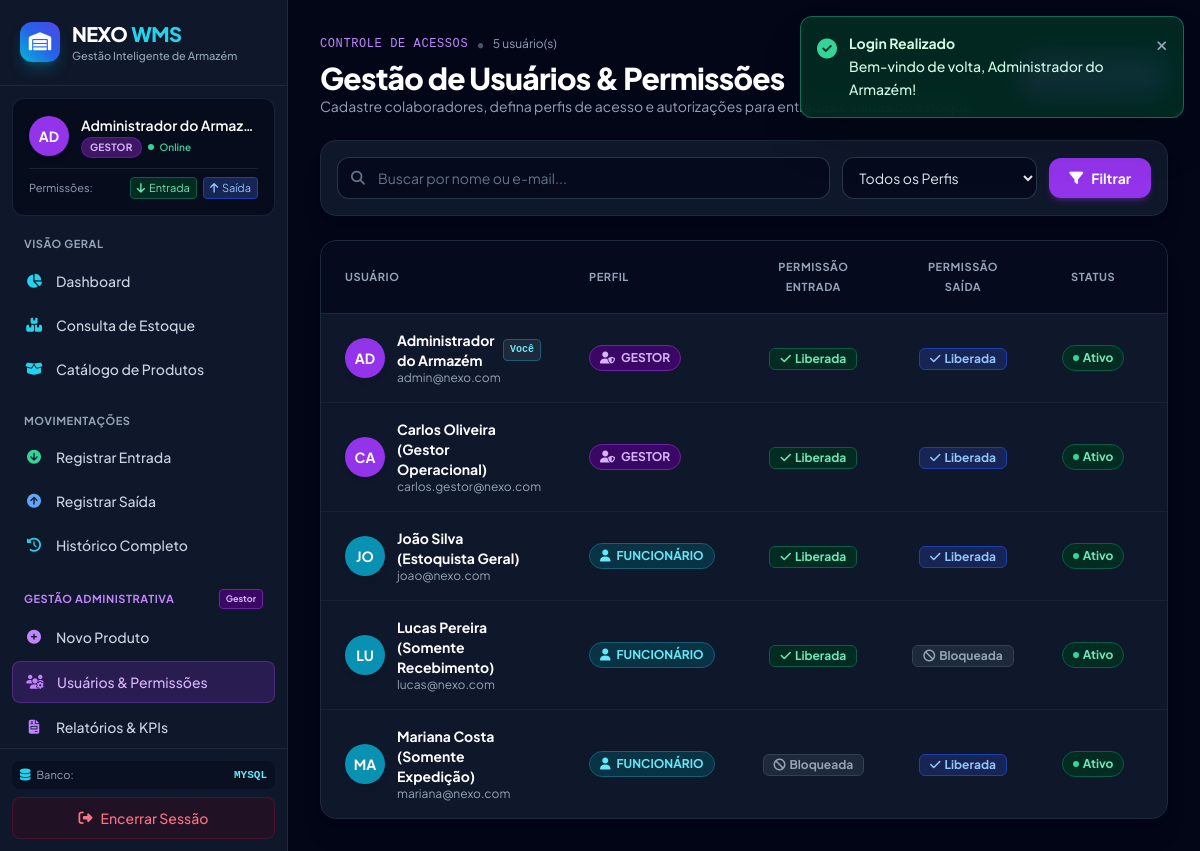
/usuarios.php (signed in), run on the app's committed database.
### tables this page shows
CREATE TABLE IF NOT EXISTS `usuarios` (
  `id` INT AUTO_INCREMENT PRIMARY KEY,
  `nome` VARCHAR(100) NOT NULL,
  `email` VARCHAR(150) NOT NULL UNIQUE,
  `senha` VARCHAR(255) NOT NULL,
  `perfil` ENUM('gestor', 'funcionario') NOT NULL DEFAULT 'funcionario',
  `pode_entrada` TINYINT(1) NOT NULL DEFAULT 1,
  `pode_saida` TINYINT(1) NOT NULL DEFAULT 1,
  `status` ENUM('ativo', 'inativo') NOT NULL DEFAULT 'ativo',
  `created_at` TIMESTAMP DEFAULT CURRENT_TIMESTAMP,
  `updated_at` TIMESTAMP DEFAULT CURRENT_TIMESTAMP ON UPDATE CURRENT_TIMESTAMP
);

### usuarios.php (the view, shortened to what the rows shown need)
<?php
require_once __DIR__ . '/bd.php';
require_once __DIR__ . '/includes/auth.php';
$sql = "SELECT * FROM usuarios WHERE 1=1";
$params = [];
$sql .= " ORDER BY perfil ASC, nome ASC";
try {
    $stmt = $pdo->prepare($sql);
    $stmt->execute($params);
    $usuarios = $stmt->fetchAll();
} catch (PDOException $e) {
    setToast('error', 'Erro ao carregar lista de usuários.');
    $usuarios = [];
}
$currentUser = currentUser();
require_once __DIR__ . '/includes/header.php';
require_once __DIR__ . '/includes/sidebar.php';
?>
<main class="flex-1 overflow-y-auto bg-slate-950 p-4 sm:p-6 lg:p-8">
    <div class="flex flex-col sm:flex-row sm:items-center justify-between gap-4 mb-6">
        <div>
            <h1 class="text-2xl sm:text-3xl font-extrabold text-white tracking-tight mt-1">
                Gestão de Usuários & Permissões
            </h1>
        </div>
    </div>
    <div class="hidden md:block bg-slate-900 border border-slate-800 rounded-2xl shadow-xl overflow-hidden">
        <div class="overflow-x-auto">
            <table class="min-w-full divide-y divide-slate-800 text-left text-sm">
                <thead class="bg-slate-950/70 text-slate-400 font-bold uppercase tracking-wider text-[11px]">
                    <tr>
                        <th scope="col" class="py-4 px-6">Usuário</th>
                        <th scope="col" class="py-4 px-6">Perfil</th>
                        <th scope="col" class="py-4 px-6 text-center">Permissão Entrada</th>
                        <th scope="col" class="py-4 px-6 text-center">Permissão Saída</th>
                        <th scope="col" class="py-4 px-6 text-center">Status</th>
                        <th scope="col" class="py-4 px-6 text-right">Ações</th>
                    </tr>
                </thead>
                <tbody class="divide-y divide-slate-800/60">
                    <?php foreach ($usuarios as $u): ?>
                        <?php
                            $isSelf = $currentUser['id'] == $u['id'];
                            $isGest = $u['perfil'] === 'gestor';
                            $isAtivo = $u['status'] === 'ativo';
                        ?>
                        <tr class="hover:bg-slate-800/40 transition-colors">
                            <td class="py-4 px-6">
                                <div class="flex items-center gap-3">
                                    <div class="w-10 h-10 rounded-full <?= $isGest ? 'bg-purple-600' : 'bg-cyan-600' ?> flex items-center justify-center text-white font-bold text-sm shadow-md flex-shrink-0">
                                        <?= strtoupper(substr($u['nome'], 0, 2)) ?>
                                    </div>
                                    <div class="min-w-0">
                                        <div class="font-bold text-white flex items-center gap-1.5">
                                            <?= htmlspecialchars($u['nome']) ?>
                                            <?php if ($isSelf): ?>
                                                <span class="text-[10px] bg-slate-800 text-cyan-300 border border-cyan-800 px-1.5 py-0.2 rounded font-mono">Você</span>
                                            <?php endif; ?>
                                        </div>
                                        <div class="text-xs text-slate-400"><?= htmlspecialchars($u['email']) ?></div>
                                    </div>
                                </div>
                            </td>
                            <td class="py-4 px-6 whitespace-nowrap">
                                <span class="inline-flex items-center gap-1.5 px-2.5 py-1 rounded-full text-xs font-bold uppercase <?= $isGest ? 'bg-purple-950 text-purple-300 border border-purple-800' : 'bg-cyan-950 text-cyan-300 border border-cyan-800' ?>">
                                    <i class="fa-solid <?= $isGest ? 'fa-user-shield' : 'fa-user' ?>"></i>
                                    <?= $isGest ? 'Gestor' : 'Funcionário' ?>
                                </span>
                            </td>
                            <td class="py-4 px-6 text-center whitespace-nowrap">
                                <?php if ($isGest || $u['pode_entrada']): ?>
                                    <span class="inline-flex items-center gap-1 px-2.5 py-0.5 rounded-md text-xs font-bold bg-emerald-950 text-emerald-300 border border-emerald-800">
                                        <i class="fa-solid fa-check text-xs"></i> Liberada
                                    </span>
                                <?php else: ?>
                                    <span class="inline-flex items-center gap-1 px-2.5 py-0.5 rounded-md text-xs font-bold bg-slate-800 text-slate-400 border border-slate-700">
                                        <i class="fa-solid fa-ban text-xs"></i> Bloqueada
                                    </span>
                                <?php endif; ?>
                            </td>
                            <td class="py-4 px-6 text-center whitespace-nowrap">
                                <?php if ($isGest || $u['pode_saida']): ?>
                                    <span class="inline-flex items-center gap-1 px-2.5 py-0.5 rounded-md text-xs font-bold bg-blue-950 text-blue-300 border border-blue-800">
                                        <i class="fa-solid fa-check text-xs"></i> Liberada
                                    </span>
                                <?php else: ?>
                                    <span class="inline-flex items-center gap-1 px-2.5 py-0.5 rounded-md text-xs font-bold bg-slate-800 text-slate-400 border border-slate-700">
                                        <i class="fa-solid fa-ban text-xs"></i> Bloqueada
                                    </span>
                                <?php endif; ?>
                            </td>
                            <td class="py-4 px-6 text-center whitespace-nowrap">
                                <span class="inline-flex items-center gap-1 px-2.5 py-1 rounded-full text-xs font-bold <?= $isAtivo ? 'bg-emerald-950 text-emerald-300 border border-emerald-800' : 'bg-rose-950 text-rose-300 border border-rose-800' ?>">
                                    <span class="w-1.5 h-1.5 rounded-full <?= $isAtivo ? 'bg-emerald-400' : 'bg-rose-400' ?>"></span>
                                    <?= ucfirst($u['status']) ?>
                                </span>
                            </td>
                            <td class="py-4 px-6 text-right whitespace-nowrap">
                            </td>
                        </tr>
                    <?php endforeach; ?>
                </tbody>
            </table>
        </div>
    </div>
</main>
<?php require_once __DIR__ . '/includes/footer.php'; ?>

### includes/sidebar.php (shortened to what the rows shown need)
<?php
$user = currentUser();
$isGest = isGestor();
?>
<aside id="main-sidebar" class="fixed inset-y-0 left-0 z-50 w-72 bg-slate-900 border-r border-slate-800 flex flex-col transform -translate-x-full md:translate-x-0 md:static md:z-0 transition-transform duration-300 ease-in-out">
    <div class="p-5 border-b border-slate-800 flex items-center justify-between">
        <div class="flex items-center gap-3">
            <div>
                <h1 class="font-black text-xl tracking-tight text-white flex items-center gap-1">
                    NEXO<span class="text-cyan-400">WMS</span>
                </h1>
            </div>
        </div>
    </div>
    <div class="p-4 mx-3 my-3 rounded-xl bg-slate-950/60 border border-slate-800/80">
        <div class="flex items-center gap-3">
            <div class="w-10 h-10 rounded-full <?= $isGest ? 'bg-purple-600' : 'bg-cyan-600' ?> flex items-center justify-center text-white font-bold text-sm shadow-md">
                <?= strtoupper(substr($user['nome'] ?? 'U', 0, 2)) ?>
            </div>
            <div class="min-w-0 flex-1">
                <p class="text-sm font-semibold text-white truncate"><?= htmlspecialchars($user['nome'] ?? '') ?></p>
                <div class="flex items-center gap-1.5 mt-0.5">
                    <span class="text-[10px] px-2 py-0.5 rounded-full font-bold uppercase tracking-wide <?= $isGest ? 'bg-purple-900/70 text-purple-300 border border-purple-700/50' : 'bg-cyan-900/70 text-cyan-300 border border-cyan-700/50' ?>">
                    </span>
                    <span class="w-1.5 h-1.5 rounded-full bg-emerald-400 animate-pulse"></span>
                    <span class="text-[10px] text-emerald-400 font-semibold">Online</span>
                </div>
            </div>
        </div>
    </div>
</aside>

### data on the page
usuarios: nome "AD", nome "Administrador do Armaz…", nome "Administrador do Armazém", shows "Você", email "admin@nexo.com", perfil "GESTOR", status "Ativo"
usuarios: nome "CA", nome "Carlos Oliveira (Gestor Operacional)", email "carlos.gestor@nexo.com", perfil "GESTOR", status "Ativo"
usuarios: nome "JO", nome "João Silva (Estoquista Geral)", email "joao@nexo.com", perfil "FUNCIONÁRIO", status "Ativo"
usuarios: nome "LU", nome "Lucas Pereira (Somente Recebimento)", email "lucas@nexo.com", perfil "FUNCIONÁRIO", status "Ativo"
usuarios: nome "MA", nome "Mariana Costa (Somente Expedição)", email "mariana@nexo.com", perfil "FUNCIONÁRIO", status "Ativo"

### other printed values
$toast['title'] "Login Realizado"
$toast['message'] "Bem-vindo de volta, Administrador do Armazém!"
$GLOBALS['DB_DRIVER'] "MYSQL"
count($usuarios) "5"
